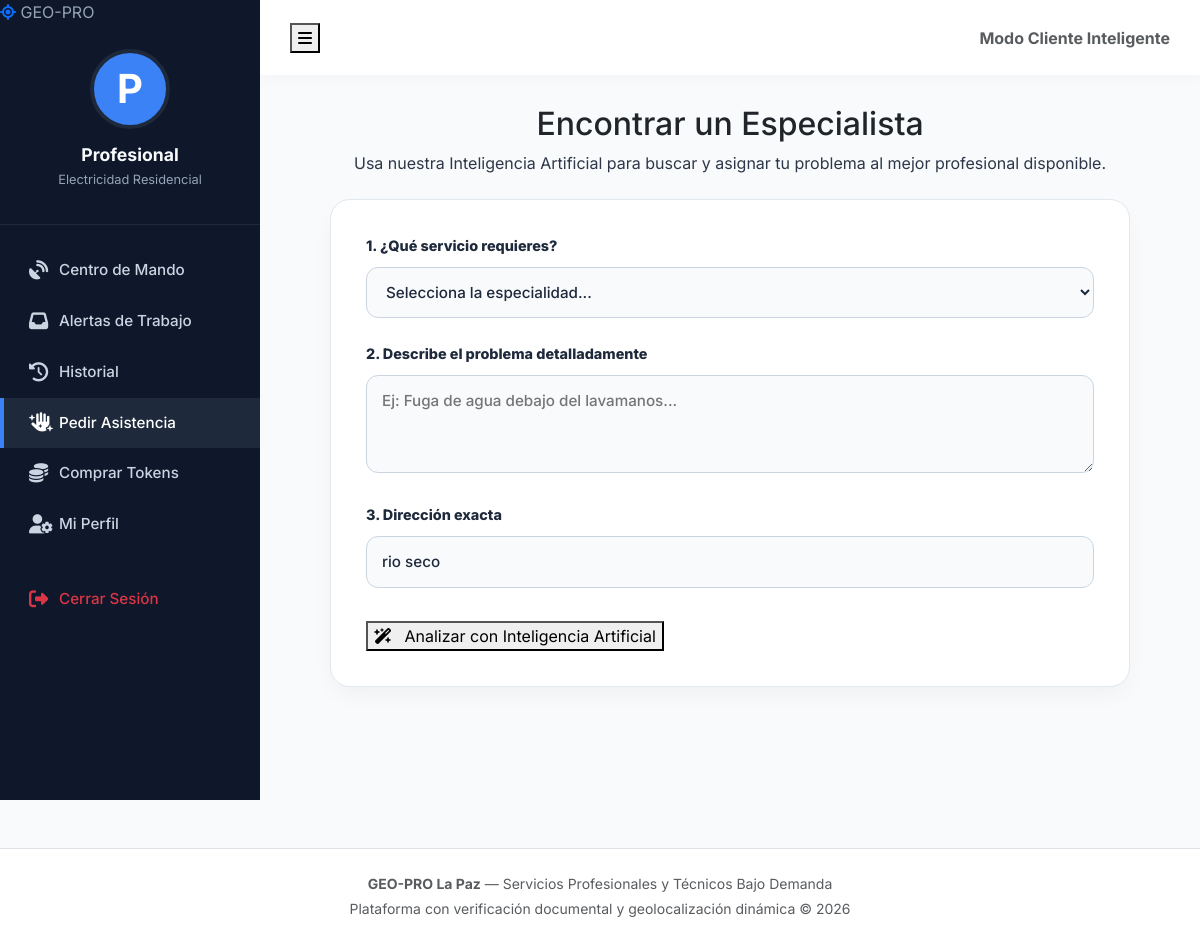
/public/profesional/pedirServicio (signed in), run on the app's committed database.
### tables this page shows
CREATE TABLE `profesionales` (
  `id_profesional` int(11) NOT NULL,
  `id_usuario` int(11) NOT NULL,
  `id_categoria` int(11) NOT NULL,
  `id_plan` int(11) NOT NULL DEFAULT 1,
  `tipo_prestador` enum('TECNICO_PROFESIONAL','OFICIO_EMPIRICO') NOT NULL DEFAULT 'TECNICO_PROFESIONAL',
  `tipo_documento_identidad` enum('CI','NIT','EXTRANJERO') NOT NULL DEFAULT 'CI',
  `numero_documento` varchar(30) NOT NULL,
  `experiencia_anios` int(11) NOT NULL DEFAULT 0,
  `descripcion_servicio` text NOT NULL,
  `macrodistrito_base` enum('ZONA_SUR','SOPOCACHI','CENTRO','MIRAFLORES','SAN_PEDRO','COTAHUMA','PERIFERICA','EL_ALTO') NOT NULL,
  `zona_especifica` varchar(150) NOT NULL,
  `tokens_disponibles` int(11) NOT NULL DEFAULT 5,
  `fin_suscripcion` date DEFAULT NULL,
  `tarifa_base` decimal(10,2) DEFAULT 0.00,
  `estado_validacion` enum('PENDIENTE','APROBADO','RECHAZADO') NOT NULL DEFAULT 'PENDIENTE',
  `estado_disponibilidad` enum('DISPONIBLE','OCUPADO','NO_DISPONIBLE') NOT NULL DEFAULT 'NO_DISPONIBLE',
  `latitud_actual` decimal(10,8) DEFAULT NULL,
  `longitud_actual` decimal(11,8) DEFAULT NULL,
  `ultima_conexion` timestamp NULL DEFAULT NULL ON UPDATE current_timestamp(),
  `fecha_registro` timestamp NOT NULL DEFAULT current_timestamp()
);

CREATE TABLE `categorias` (
  `id_categoria` int(11) NOT NULL,
  `nombre_categoria` varchar(100) NOT NULL,
  `slug` varchar(120) NOT NULL,
  `descripcion` text DEFAULT NULL,
  `tipo_clasificacion` enum('TECNICO','EMPIRICO_OFICIO','AMBOS') NOT NULL DEFAULT 'AMBOS',
  `icono_fa` varchar(50) DEFAULT 'fa-solid fa-wrench',
  `estado` tinyint(1) NOT NULL DEFAULT 1,
  `fecha_creacion` timestamp NOT NULL DEFAULT current_timestamp()
);

### app/controllers/ProfesionalController.php (called while the page is built, shortened)
<?php
class ProfesionalController extends Controller {
    private Profesional $profesionalModel;
    public function __construct() {
        $this->profesionalModel = new Profesional();
    }
    public function pedirServicio() {
        $perfil = $this->profesionalModel->buscarPorUsuario((int) $_SESSION['user_id']);
        $db = Database::getInstance()->getConnection();
        $categorias = $db->query("SELECT id_categoria, nombre_categoria, icono_fa FROM categorias WHERE estado = 1 ORDER BY nombre_categoria ASC")->fetchAll(PDO::FETCH_ASSOC);
        $stmtProf = $db->prepare("
            SELECT p.id_profesional, p.id_categoria, u.nombre, u.apellido,
                   c.nombre_categoria, pl.nombre_plan, pl.posicionamiento_destacado,
                   COALESCE(vw.promedio_estrellas, 5.0) AS promedio_estrellas
            FROM profesionales p
            INNER JOIN usuarios u ON p.id_usuario = u.id_usuario
            INNER JOIN categorias c ON p.id_categoria = c.id_categoria
            INNER JOIN planes_suscripcion pl ON p.id_plan = pl.id_plan
            LEFT JOIN vw_metricas_profesionales vw ON p.id_profesional = vw.id_profesional
            WHERE p.estado_validacion = 'APROBADO'
              AND p.estado_disponibilidad = 'DISPONIBLE'
              AND p.tokens_disponibles > 0
              AND p.id_usuario != :id_usuario
            ORDER BY pl.posicionamiento_destacado DESC, pl.id_plan DESC, promedio_estrellas DESC
        ");
        $stmtProf->execute([':id_usuario' => (int) $_SESSION['user_id']]);
        $listaProfesionales = $stmtProf->fetchAll(PDO::FETCH_ASSOC);
        $this->view('profesional/pedir_servicio', [
            'titulo'             => 'GEO-PRO | Solicitar Asistencia',
            'perfil'             => $perfil,
            'categorias'         => $categorias,
            'listaProfesionales' => $listaProfesionales
        ]);
    }
}

### public/index.php (called while the page is built, shortened)
<?php
require_once '../app/config/Database.php';
spl_autoload_register(function ($clase) {
    $directorios = [
        '../core/',
        '../app/controllers/',
        '../app/models/',
        '../app/config/'
    ];
    foreach ($directorios as $dir) {
        $archivo = $dir . $clase . '.php';
        if (file_exists($archivo)) {
            return;
        }
    }
});
$app = new Router();
$app->run();

### app/config/Database.php (called while the page is built)
<?php
class Database {
    private static ?Database $instance = null;
    private ?PDO $conn = null;
    private function __construct() {
        try {
            $dsn = "mysql:host=" . DB_HOST . ";port=" . DB_PORT . ";dbname=" . DB_NAME . ";charset=" . DB_CHARSET;
            $options = [
                PDO::ATTR_ERRMODE            => PDO::ERRMODE_EXCEPTION,
                PDO::ATTR_DEFAULT_FETCH_MODE => PDO::FETCH_ASSOC,
                PDO::ATTR_EMULATE_PREPARES   => false,
                PDO::ATTR_TIMEOUT            => 10,
            ];
            $this->conn = new PDO($dsn, DB_USER, DB_PASS, $options);
            $this->conn->exec("SET SESSION innodb_lock_wait_timeout = 10");
            $this->conn->exec("SET SESSION wait_timeout = 30");
        } catch (PDOException $e) {
            die("Error crítico de conexión a la base de datos: " . $e->getMessage());
        }
    }
    public static function getInstance(): Database {
        if (self::$instance === null) {
            self::$instance = new Database();
        }
        return self::$instance;
    }
    public function getConnection(): PDO {
        return $this->conn;
    }
}

### app/models/Profesional.php (called while the page is built, shortened)
<?php
class Profesional {
    private PDO $db;
    public function __construct() {
        $this->db = Database::getInstance()->getConnection();
    }
    public function buscarPorUsuario(int $idUsuario): ?array {
        $stmt = $this->db->prepare("
            SELECT p.*, c.nombre_categoria, c.slug AS categoria_slug,
                   pl.nombre_plan, pl.tokens_otorgados, pl.posicionamiento_destacado
            FROM profesionales p
            INNER JOIN categorias c ON p.id_categoria = c.id_categoria
            INNER JOIN planes_suscripcion pl ON p.id_plan = pl.id_plan
            WHERE p.id_usuario = :id_usuario
            LIMIT 1
        ");
        $stmt->execute([':id_usuario' => $idUsuario]);
        $res = $stmt->fetch();
        return $res ?: null;
    }
}

### app/views/profesional/pedir_servicio.php (the view, shortened to what this page needs)
<?php require_once "../app/views/layouts/header.php"; ?>
<div class="pro-wrapper">
    <aside class="pro-sidebar" id="proSidebar">
        <div class="sidebar-brand"><i class="fa-solid fa-location-crosshairs text-primary"></i> GEO-PRO</div>
        <div class="sidebar-profile">
            <div class="sidebar-avatar"><?= strtoupper(substr($perfil['nombre'] ?? 'P', 0, 1)) ?></div>
            <h6><?= htmlspecialchars($perfil['nombre'] ?? 'Profesional') ?></h6>
            <p><?= htmlspecialchars($perfil['nombre_categoria'] ?? 'Técnico') ?></p>
        </div>
        <ul class="sidebar-menu">
            <li><a href="<?= BASE_URL ?>/profesional/dashboard"><i class="fa-solid fa-satellite-dish"></i> Centro de Mando</a></li>
            <li><a href="<?= BASE_URL ?>/profesional/solicitudes"><i class="fa-solid fa-inbox"></i> Alertas de Trabajo</a></li>
            <li><a href="<?= BASE_URL ?>/profesional/historial"><i class="fa-solid fa-clock-rotate-left"></i> Historial</a></li>
            <li><a href="<?= BASE_URL ?>/profesional/pedirServicio" class="active"><i class="fa-solid fa-hand-sparkles"></i> Pedir Asistencia</a></li>
            <li><a href="<?= BASE_URL ?>/profesional/comprarTokens"><i class="fa-solid fa-coins"></i> Comprar Tokens</a></li>
            <li><a href="<?= BASE_URL ?>/profesional/perfil"><i class="fa-solid fa-user-gear"></i> Mi Perfil</a></li>
            <li><a href="<?= BASE_URL ?>/auth/logout" class="text-danger mt-4"><i class="fa-solid fa-right-from-bracket"></i> Cerrar Sesión</a></li>
        </ul>
    </aside>
    <main class="pro-main-content">
        <header class="pro-topbar">
            <button class="btn-toggle-sidebar" id="btnToggleSidebar"><i class="fa-solid fa-bars"></i></button>
            <div class="d-none d-md-block"><span class="text-muted fw-bold">Modo Cliente Inteligente</span></div>
        </header>
        <div class="dashboard-content">
            <div class="text-center mb-4">
                <h2 class="page-title text-dark">Encontrar un Especialista</h2>
                <p class="page-subtitle">Usa nuestra Inteligencia Artificial para buscar y asignar tu problema al mejor profesional disponible.</p>
            </div>
            <div class="request-card">
                <form id="requestForm" method="POST" action="<?= BASE_URL ?>/profesional/registrarPedidoServicio">
                    <div id="step1">
                        <div class="form-group-custom">
                            <label for="id_categoria">1. ¿Qué servicio requieres?</label>
                            <select name="id_categoria" id="id_categoria" class="form-select-custom" required>
                                <option value="" selected disabled>Selecciona la especialidad...</option>
                            </select>
                        </div>
                        <div class="form-group-custom">
                            <label for="descripcion_problema">2. Describe el problema detalladamente</label>
                            <textarea name="descripcion_problema" id="descripcion_problema" rows="3" class="form-control-custom" required placeholder="Ej: Fuga de agua debajo del lavamanos..."></textarea>
                        </div>
                        <div class="form-group-custom">
                            <label for="direccion_servicio">3. Dirección exacta</label>
                            <input type="text" name="direccion_servicio" id="direccion_servicio" class="form-control-custom" required value="<?= htmlspecialchars($perfil['zona_especifica'] ?? '') ?>">
                        </div>
                        <button type="button" class="btn-submit mt-2" id="btnAnalizar" onclick="simularIA()">
                            <i class="fa-solid fa-wand-magic-sparkles me-2"></i> Analizar con Inteligencia Artificial
                        </button>
                    </div>
                </form>
            </div>
        </div>
    </main>
</div>
<?php require_once "../app/views/layouts/footer.php"; ?>

### public/css/style.css (style rules this page uses)
:root { --geo-primary: #0A192F; --geo-accent: #00BFA6; --geo-accent-hover: #019985; --geo-bg: #F4F7F6; --geo-card: #FFFFFF; --geo-text: #2D3748; }
body { font-family: 'Inter', sans-serif; background-color: var(--geo-bg); color: var(--geo-text); -webkit-font-smoothing: antialiased; }

### app/views/layouts/header.php (style rules this page uses)
:root { --geo-header-dark: #071827; --geo-header-dark-2: #0b2435; --geo-accent: #08c2b1; --geo-accent-dark: #07998d; --geo-header-text: #f8fafc; --geo-header-muted: #9eb0bd; --geo-border: rgba(255,255,255,.09); --geo-dropdown-shadow: 0 25px 70px rgba(3, 15, 27, .18), 0 5px 18px rgba(3, 15, 27, .08); }

### app/views/profesional/pedir_servicio.php (style rules this page uses)
body { background-color: #f8fafc; margin: 0; font-family: 'Inter', sans-serif; overflow-x: hidden; }
.pro-wrapper { display: flex; width: 100%; min-height: 100vh; }
.pro-sidebar { width: 260px; background-color: #0f172a; color: #94a3b8; position: fixed; top: 0; left: 0; bottom: 0; height: 100vh; z-index: 1000; transition: all 0.3s ease; overflow-y: auto; padding-bottom: 50px; }
.sidebar-profile { padding: 25px 20px; text-align: center; border-bottom: 1px solid #1e293b; }
.sidebar-avatar { width: 80px; height: 80px; border-radius: 50%; background-color: #3b82f6; color: white; display: flex; align-items: center; justify-content: center; font-size: 2.5rem; font-weight: bold; margin: 0 auto 15px; border: 4px solid #1e293b; }
.sidebar-profile h6 { color: #f8fafc; font-weight: 700; margin-bottom: 5px; font-size: 1.1rem; }
.sidebar-profile p { font-size: 0.8rem; color: #94a3b8; margin-bottom: 10px; }
.sidebar-menu { padding: 20px 0; list-style: none; margin: 0; }
.sidebar-menu li a { display: flex; align-items: center; padding: 14px 25px; color: #cbd5e1; text-decoration: none; font-size: 0.95rem; font-weight: 500; transition: all 0.2s; border-left: 4px solid transparent; }
.sidebar-menu li a i { width: 30px; font-size: 1.2rem; }
.sidebar-menu li a:hover, .sidebar-menu li a.active { color: #ffffff; background-color: #1e293b; border-left-color: #3b82f6; }
.pro-main-content { flex: 1; margin-left: 260px; min-width: 0; transition: all 0.3s ease; }
.pro-topbar { background-color: #ffffff; height: 75px; display: flex; align-items: center; justify-content: space-between; padding: 0 30px; box-shadow: 0 2px 15px rgba(0,0,0,0.03); position: sticky; top: 0; z-index: 999; }
.dashboard-content { padding: 30px; }
.request-card { background: #fff; border-radius: 20px; padding: 35px; box-shadow: 0 10px 25px -5px rgba(0,0,0,0.05); border: 1px solid #e2e8f0; max-width: 800px; margin: 0 auto; }
.form-group-custom { margin-bottom: 25px; }
.form-group-custom label { display: block; font-size: 0.9rem; font-weight: 800; color: #1e293b; margin-bottom: 10px; }
.form-control-custom, .form-select-custom { width: 100%; padding: 14px 15px; border-radius: 12px; border: 1px solid #cbd5e1; background: #f8fafc; font-size: 0.95rem; color: #1e293b; font-weight: 500; }

### data on the page
profesionales: id_categoria.nombre_categoria "Electricidad Residencial", direccion_servicio "rio seco"

### other printed values
substr($perfil['nombre'] ?? 'P', 0, 1) "P"
$perfil['nombre'] "Profesional"
